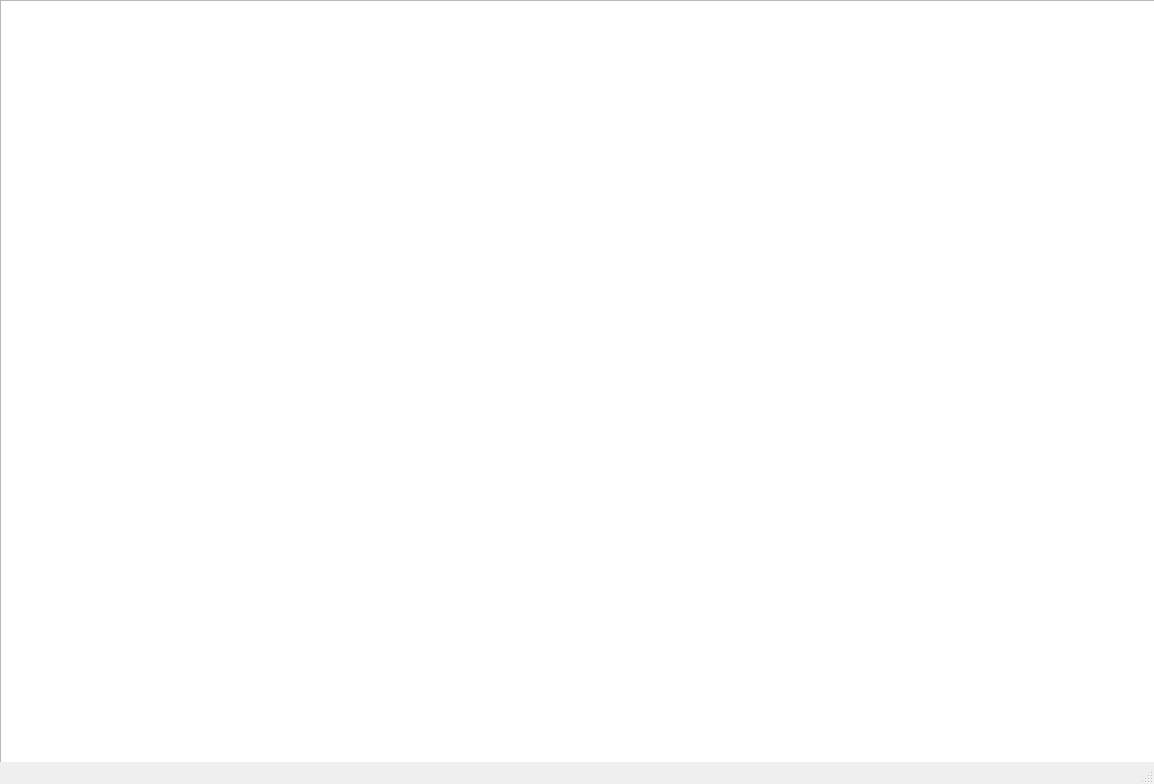
<?xml version="1.0" encoding="UTF-8"?>
<ui version="4.0">
 <class>SecondWindow</class>
 <widget class="QMainWindow" name="SecondWindow">
  <property name="geometry">
   <rect>
    <x>0</x>
    <y>0</y>
    <width>1154</width>
    <height>784</height>
   </rect>
  </property>
  <property name="windowTitle">
   <string>MainWindow</string>
  </property>
  <widget class="QWidget" name="centralwidget">
   <widget class="QTextEdit" name="textEdit">
    <property name="geometry">
     <rect>
      <x>0</x>
      <y>0</y>
      <width>2401</width>
      <height>871</height>
     </rect>
    </property>
    <property name="verticalScrollBarPolicy">
     <enum>Qt::ScrollBarAlwaysOn</enum>
    </property>
    <property name="horizontalScrollBarPolicy">
     <enum>Qt::ScrollBarAlwaysOn</enum>
    </property>
   </widget>
   <widget class="QWidget" name="horizontalLayoutWidget">
    <property name="geometry">
     <rect>
      <x>-1</x>
      <y>-1</y>
      <width>2581</width>
      <height>851</height>
     </rect>
    </property>
    <layout class="QHBoxLayout" name="horizontalLayout"/>
   </widget>
  </widget>
  <widget class="QMenuBar" name="menubar">
   <property name="geometry">
    <rect>
     <x>0</x>
     <y>0</y>
     <width>1154</width>
     <height>26</height>
    </rect>
   </property>
  </widget>
  <widget class="QStatusBar" name="statusbar"/>
 </widget>
 <resources/>
 <connections/>
</ui>
